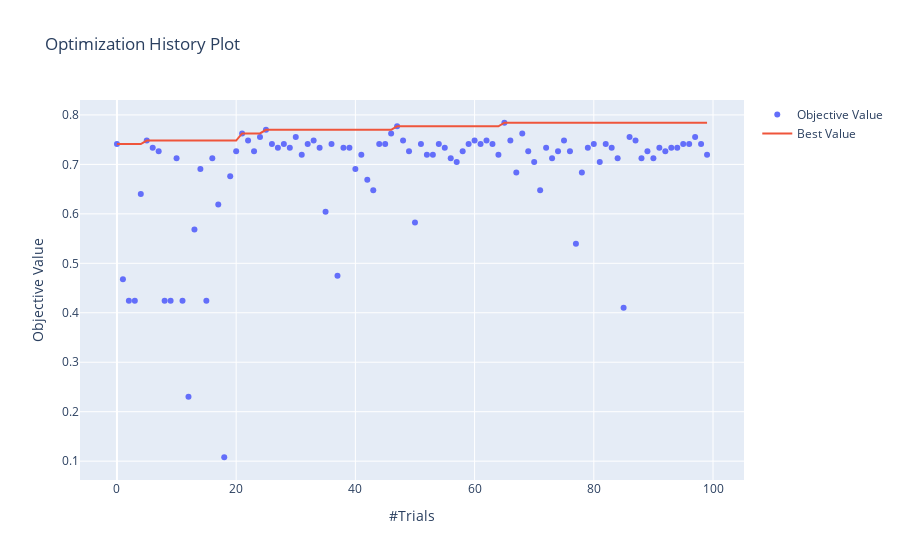

The notebook cell this image was saved under:
### Code cell
optuna.visualization.plot_optimization_history(study)
